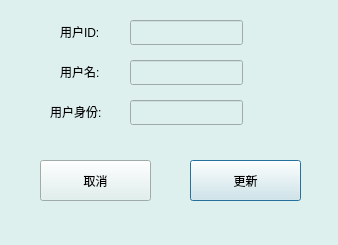
<?xml version="1.0" encoding="UTF-8"?>
<ui version="4.0">
 <class>UserUpdateDialog</class>
 <widget class="QDialog" name="UserUpdateDialog">
  <property name="enabled">
   <bool>true</bool>
  </property>
  <property name="geometry">
   <rect>
    <x>0</x>
    <y>0</y>
    <width>338</width>
    <height>245</height>
   </rect>
  </property>
  <property name="windowTitle">
   <string>更新用户信息</string>
  </property>
  <property name="styleSheet">
   <string notr="true">background-color: rgb(221, 240, 237);  </string>
  </property>
  <widget class="QLineEdit" name="lineEdit_UserId">
   <property name="enabled">
    <bool>false</bool>
   </property>
   <property name="geometry">
    <rect>
     <x>130</x>
     <y>20</y>
     <width>113</width>
     <height>25</height>
    </rect>
   </property>
  </widget>
  <widget class="QLineEdit" name="lineEdit_UserName">
   <property name="geometry">
    <rect>
     <x>130</x>
     <y>60</y>
     <width>113</width>
     <height>25</height>
    </rect>
   </property>
  </widget>
  <widget class="QLabel" name="label">
   <property name="geometry">
    <rect>
     <x>60</x>
     <y>20</y>
     <width>49</width>
     <height>23</height>
    </rect>
   </property>
   <property name="text">
    <string>用户ID:</string>
   </property>
  </widget>
  <widget class="QLabel" name="label_2">
   <property name="geometry">
    <rect>
     <x>60</x>
     <y>60</y>
     <width>49</width>
     <height>23</height>
    </rect>
   </property>
   <property name="text">
    <string>用户名:</string>
   </property>
  </widget>
  <widget class="QLabel" name="label_3">
   <property name="geometry">
    <rect>
     <x>50</x>
     <y>100</y>
     <width>64</width>
     <height>23</height>
    </rect>
   </property>
   <property name="text">
    <string>用户身份:</string>
   </property>
  </widget>
  <widget class="QPushButton" name="pushButton_Update">
   <property name="geometry">
    <rect>
     <x>190</x>
     <y>160</y>
     <width>111</width>
     <height>41</height>
    </rect>
   </property>
   <property name="text">
    <string>更新</string>
   </property>
  </widget>
  <widget class="QLineEdit" name="lineEdit_UserStatus">
   <property name="enabled">
    <bool>false</bool>
   </property>
   <property name="geometry">
    <rect>
     <x>130</x>
     <y>100</y>
     <width>113</width>
     <height>25</height>
    </rect>
   </property>
  </widget>
  <widget class="QPushButton" name="pushButton_Close">
   <property name="geometry">
    <rect>
     <x>40</x>
     <y>160</y>
     <width>111</width>
     <height>41</height>
    </rect>
   </property>
   <property name="text">
    <string>取消</string>
   </property>
  </widget>
 </widget>
 <resources/>
 <connections/>
</ui>
